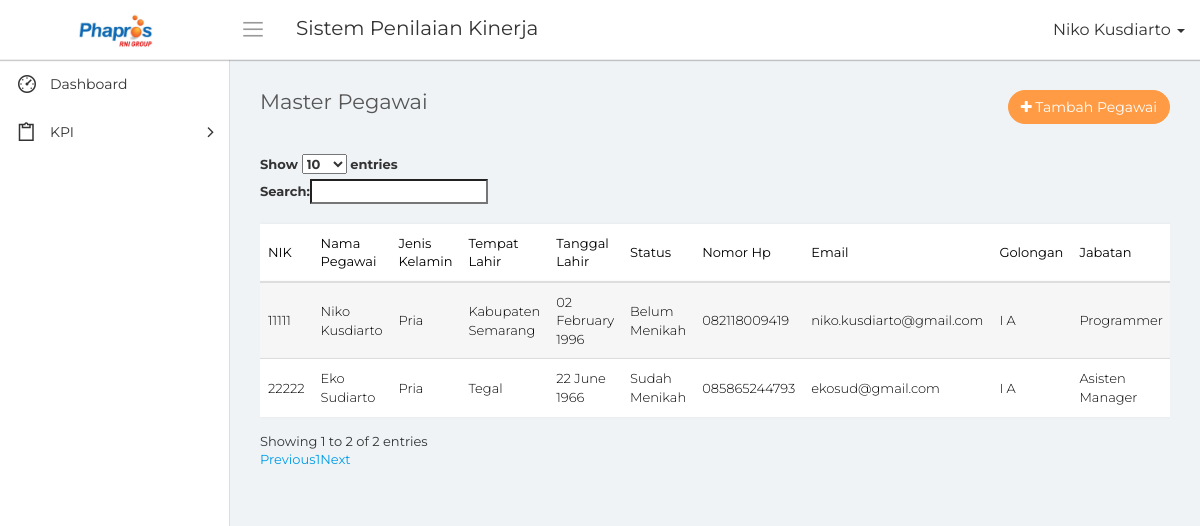
The app's page /data_anggota.php (signed in), older data.
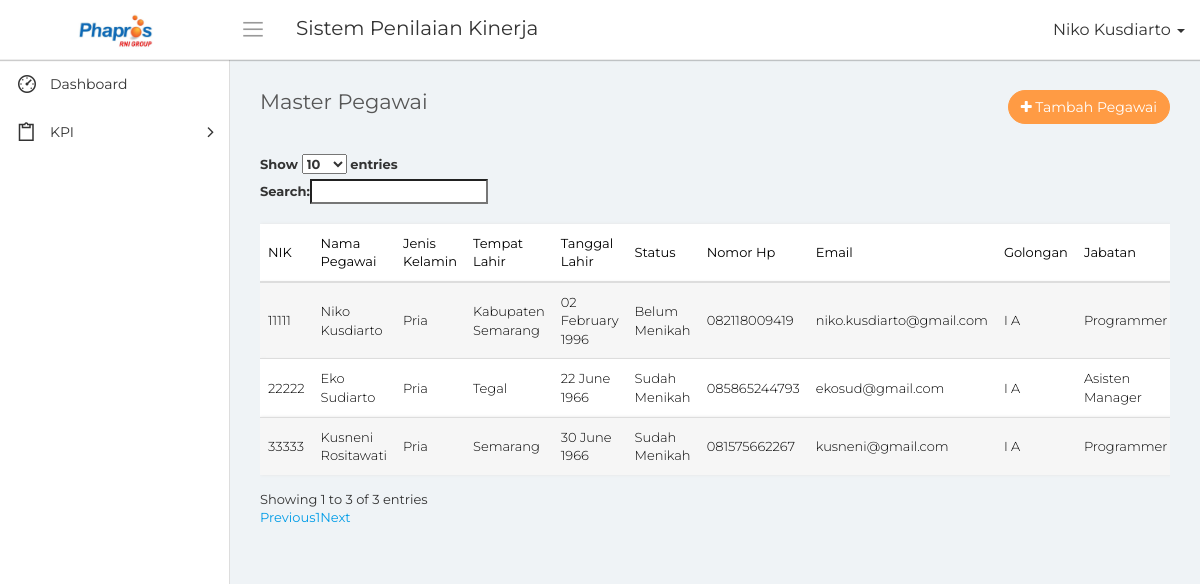
The same page, newer data.
### tables this page shows
CREATE TABLE `mst_anggota` (
  `id_anggota` bigint(20) NOT NULL,
  `nik` varchar(50) NOT NULL,
  `nama` varchar(50) NOT NULL,
  `jenis_kelamin` int(2) NOT NULL,
  `tempat_lahir` varchar(50) NOT NULL,
  `tanggal_lahir` date NOT NULL,
  `status` int(2) NOT NULL,
  `nomor_hp` varchar(20) NOT NULL,
  `email` varchar(50) NOT NULL,
  `id_golongan` bigint(20) NOT NULL,
  `id_jabatan` bigint(20) NOT NULL,
  `id_unit` bigint(20) NOT NULL,
  `alamat` text NOT NULL,
  `tanggal_input` date NOT NULL
);

CREATE TABLE `mst_golongan` (
  `id_golongan` bigint(20) NOT NULL,
  `nama_golongan` varchar(50) NOT NULL,
  `tanggal_input` date NOT NULL
);

CREATE TABLE `mst_jabatan` (
  `id_jabatan` bigint(20) NOT NULL,
  `nama_jabatan` varchar(50) NOT NULL,
  `tanggal_input` date NOT NULL
);

### conn/database.php (called while the page is built, shortened)
<?php
	class database{
		function __construct(){
			$this->connection = new mysqli('localhost', 'root', '','phapros_final');
		}
		function tampil_anggota(){
			$query = $this->connection->query("SELECT ang.*, gol.nama_golongan, jab.nama_jabatan, uni.nama_unit FROM mst_anggota as ang LEFT JOIN mst_golongan as gol ON ang.id_golongan = gol.id_golongan LEFT JOIN mst_jabatan as jab ON ang.id_jabatan = jab.id_jabatan LEFT JOIN mst_unit as uni ON ang.id_unit = uni.id_unit");
			while($tampil = $query->fetch_array())
				$hasil[] = $tampil;
			return $hasil;
		}
		function tampil_akses(){
			$query = $this->connection->query("SELECT * FROM akses_menu");
			while($tampil = $query->fetch_array())
				$hasil[] = $tampil;
			return $hasil;
		}
	}
?>

### data_anggota.php (the view, shortened to what the changed rows need)
<?php
    include "conn/database.php";
    $db = new database();
    $jabatan = $_SESSION['id_jabatan'];
?>
<!DOCTYPE html>
<html>
    <head>
        <link rel="stylesheet" type="text/css" href="assets/css/bootstrap.min.css">
        <link rel="stylesheet" type="text/css" href="assets/css/font-awesome.min.css">
        <link rel="stylesheet" type="text/css" href="assets/css/line-awesome.min.css">
        <link rel="stylesheet" type="text/css" href="https://cdn.datatables.net/v/dt/dt-1.10.18/datatables.min.css"/>
		<link rel="stylesheet" type="text/css" href="assets/css/select2.min.css">
		<link rel="stylesheet" type="text/css" href="assets/css/bootstrap-datetimepicker.min.css">
        <link rel="stylesheet" type="text/css" href="assets/css/style.css">
    </head>
    <body>
        <div class="main-wrapper">
                            <?php
                                foreach($db->tampil_akses() as $tampil)
                                {
                                    if($tampil['id_jabatan'] == $jabatan)
                                    {
                                        $m1 = $tampil['menu1'];
                                        $m2 = $tampil['menu2'];
                                        $m3 = $tampil['menu3'];
                                        $m4 = $tampil['menu4'];
                                        $m5 = $tampil['menu5'];
                                        $m6 = $tampil['menu6'];
                                        $m7 = $tampil['menu7'];
                                    }
                                }
                            ?>
            <div class="page-wrapper">
                <div class="content container-fluid">
					<div class="row">
						<div class="col-md-12">
							<div class="table-responsive">
								<table class="table table-striped custom-table m-b-0 display" id="tabel">
									<thead>
										<tr>
                                            <th>NIK</th>
											<th>Nama Pegawai</th>
                                            <th>Jenis Kelamin</th>
                                            <th>Tempat Lahir</th>
                                            <th>Tanggal Lahir</th>
                                            <th>Status</th>
                                            <th>Nomor Hp</th>
                                            <th>Email</th>
                                            <th>Golongan</th>
                                            <th>Jabatan</th>
										</tr>
									</thead>
									<tbody>
                                    <?php
                                        foreach($db->tampil_anggota() as $data)
                                        {
                                    ?>
                                            <tr>
                                                <td><?php echo $data['nik']; ?></td>
                                                <td><?php echo $data['nama']; ?></td>
                                                <td><?php echo ($data['jenis_kelamin'] == 1)?'Pria':'Wanita'; ?></td>
                                                <td><?php echo $data['tempat_lahir']; ?></td>
                                                <td><?php echo date('d F Y', strtotime($data['tanggal_lahir'])); ?></td>
                                                <td><?php echo ($data['status'] == 1)?'Belum Menikah':'Sudah Menikah'; ?></td>
                                                <td><?php echo $data['nomor_hp']; ?></td>
                                                <td><?php echo $data['email']; ?></td>
                                                <td><?php echo $data['nama_golongan']; ?></td>
                                                <td><?php echo $data['nama_jabatan']; ?></td>
                                            </tr>
                                    <?php
                                        }
                                    ?>
									</tbody>
								</table>
							</div>
						</div>
					</div>
                </div>
            </div>
        </div>
    </body>
</html>

Row changes from the older to the newer data that the page shows:
added mst_anggota: nik "33333", nama "Kusneni Rositawati", jenis_kelamin "Pria", tempat_lahir "Semarang", tanggal_lahir "30 June 1966", status "Sudah Menikah", nomor_hp "081575662267", email "kusneni@gmail.com", id_golongan.nama_golongan "I A", id_jabatan.nama_jabatan "Programmer"
Text that changed along with them:
text written by a page script: "Show entries Search: Showing 1 to 2 of 2 entries Previous 1 Next" → "Show entries Search: Showing 1 to 3 of 3 entries Previous 1 Next"
